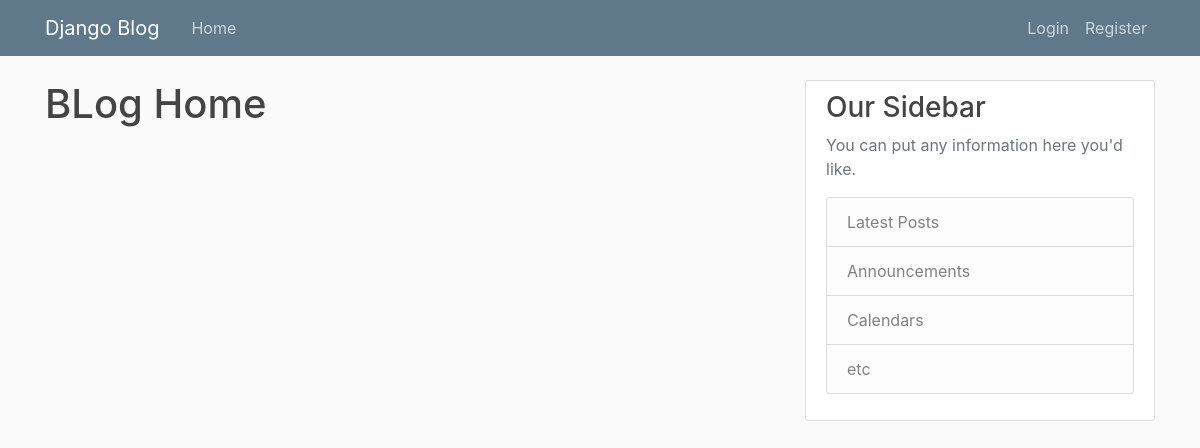
The app's page /, older data.
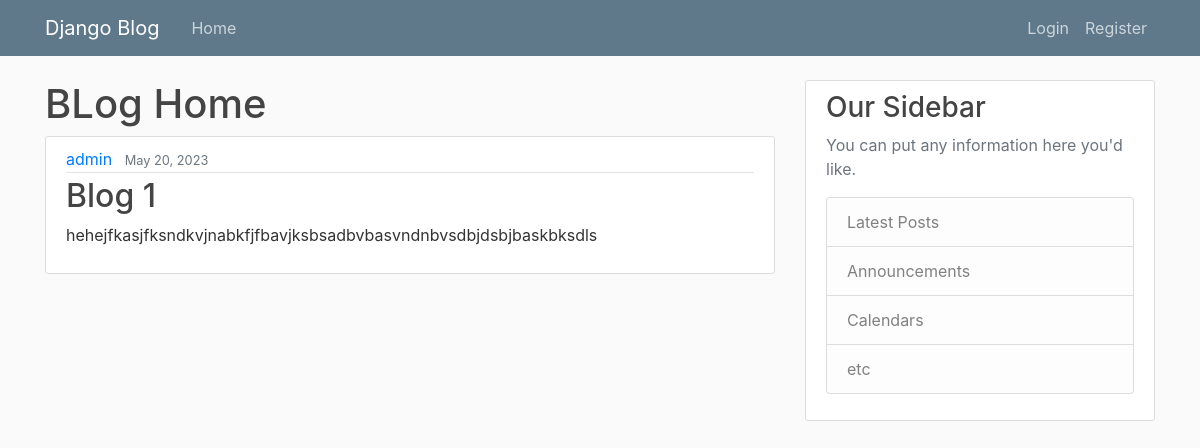
The same page, newer data.
### blog/models.py (models this page shows, shortened)
class Post(models.Model):
    title = models.CharField(max_length=100)
    content = models.TextField()
    date_posted = models.DateTimeField(default=timezone.now)
    author = models.ForeignKey(User, on_delete=models.CASCADE)

### blog/views.py (the view)
# urls.py: path('', PostListView.as_view(), name='home'),
class PostListView(ListView):
    model = Post
    template_name = 'blog/homepage.html'
    context_object_name = 'posts'
    ordering = ['-date_posted']

### blog/template/blog/homepage.html
{%extends "blog/base.html"%}
{%block content%}
<h1>BLog Home</h1>
    {% for post in posts %}
    <article class="media content-section">
        <div class="media-body">
          <div class="article-metadata">
            <a class="mr-2" href="#">{{ post.author }}</a>
            <small class="text-muted">{{ post.date_posted|date:"F d, Y" }}</small>
          </div>
          <h2><a class="article-title" href="{%url 'post-detail' post.id%}">{{ post.title }}</a></h2>
          <p class="article-content">{{ post.content }}</p>
        </div>
      </article>
    {%endfor%}
{%endblock content%}

Row changes from the older to the newer data that the page shows:
now on this page (row edited): Post: author "admin", date_posted "May 20, 2023", title "Blog 1", content "hehejfkasjfksndkvjnabkfjfbavjksbsadbvbasvndnbvsdbjdsbjbaskbksdls"
